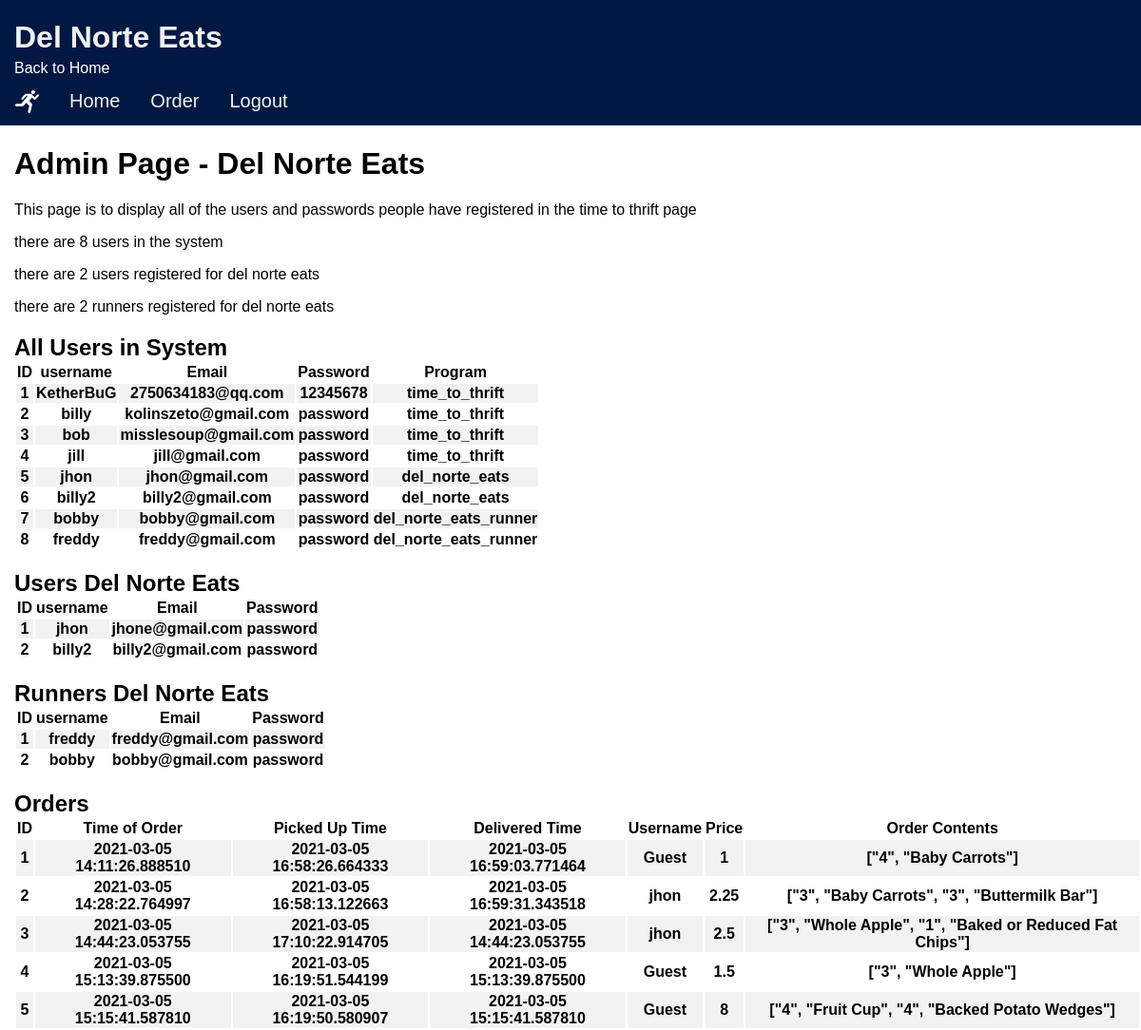
Before: /easter_egg/admin (signed in) with the older database file.
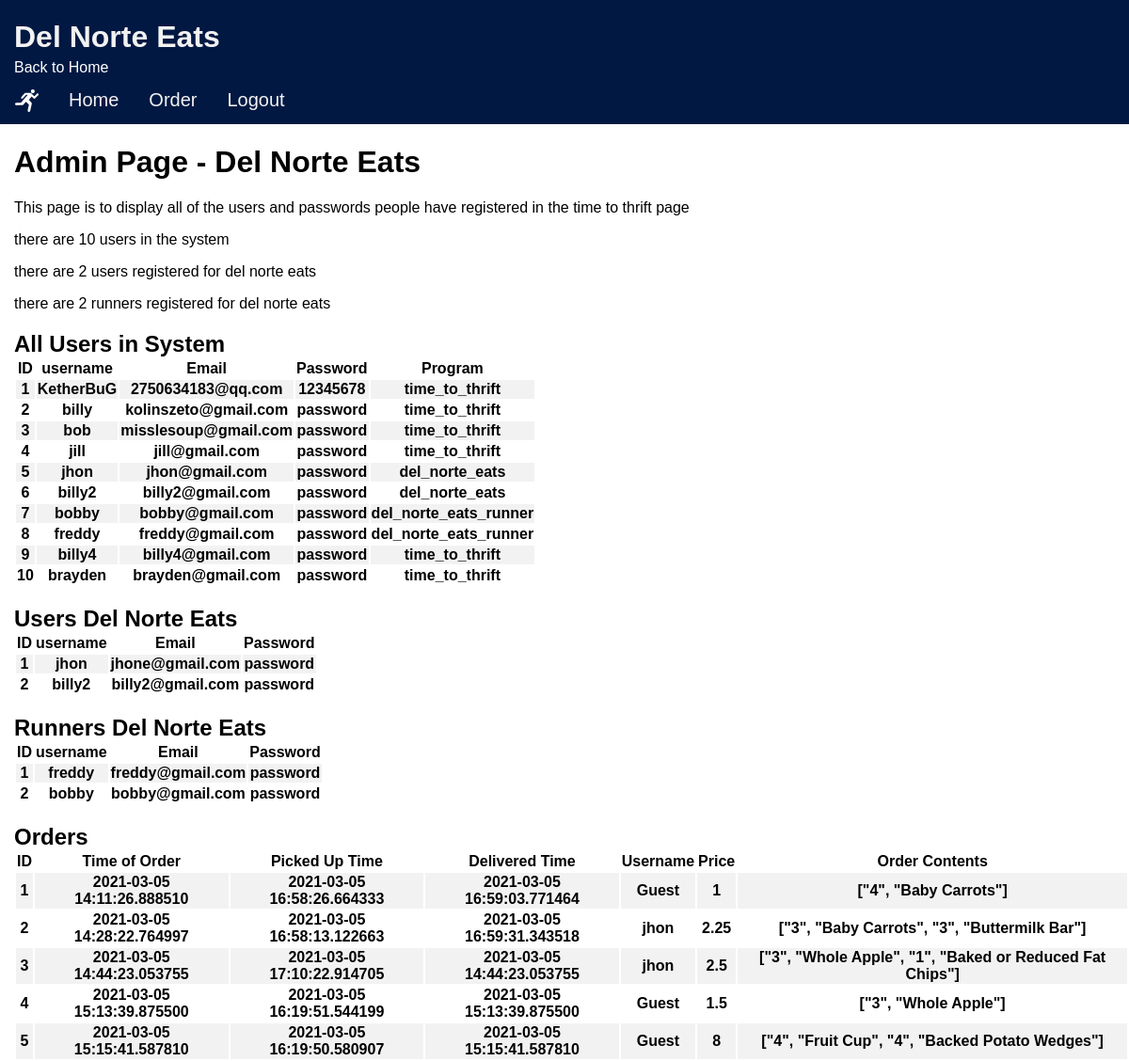
After: the same page with the newer database file.
### models/module.py (models this page shows, shortened)
class userDN(db.Model, UserMixin):
    id = db.Column(db.Integer, primary_key=True)
    username = db.Column(db.String(15), unique=True)
    email = db.Column(db.String(50))
    password = db.Column(db.String(80))
    program = db.Column(db.String(50))
    pass

class userEE(db.Model):
    id = db.Column(db.Integer, primary_key=True)
    username = db.Column(db.String(15), unique=True)
    email = db.Column(db.String(50), unique=True)
    password = db.Column(db.String(80), nullable=False)
    pass

class userRR(db.Model):
    id = db.Column(db.Integer, primary_key=True)
    username = db.Column(db.String(15), unique=True)
    email = db.Column(db.String(50), unique=True)
    password = db.Column(db.String(80), nullable=False)
    pass

class orderEE(db.Model):
    id = db.Column(db.Integer, nullable=True)
    username = db.Column(db.String(15))
    price = db.Column(db.Integer, unique=False, nullable=False)
    order_contents = db.Column(db.String(1000), unique=False, nullable=False)
    time = db.Column(db.DateTime, primary_key=True)
    picked_up = db.Column(db.DateTime)
    delivered = db.Column(db.DateTime)
    pass

### views/easter_egg/view.py (the view)
@easter_egg_bp.route('/admin')
def admin_page():
    return render_template('easter_egg/admin_page.html', user_table=user_records, all_table=everybody, order_table=order_records, runner_table = runner_records)

### models/login.py (called while the page is built)
@login_manager.user_loader
def load_user_DN(user_id):
    return userDN.query.get(int(user_id))

### views/easter_egg/templates/easter_egg/admin_page.html (shortened to what this page needs)
{% extends 'easter_egg/base_egg.html' %}
{% block content %}
<body>
<div style="margin-left: 15px;">
    <h1>Admin Page - Del Norte Eats</h1>
    <p>This page is to display all of the users and passwords people have registered in the time to thrift page</p>
    <p>there are <span>{{all_table|length}}</span> users in the system</p>
    <p>there are <span>{{user_table|length}}</span> users registered for del norte eats</p>
    <p>there are <span>{{runner_table|length}}</span> runners registered for del norte eats</p>
    <h2>All Users in System</h2>
    <table id="user_table2">
        <tr>
            <th>ID</th>
            <th>username</th>
            <th>Email</th>
            <th>Password</th>
            <th>Program</th>
        </tr>
        {% for row in all_table %}
        <tr>
            <th>{{ row['id'] }}</th>
            <th>{{ row['username'] }}</th>
            <th>{{ row['email'] }}</th>
            <th>{{ row['password'] }}</th>
            <th>{{ row['program'] }}</th>
        </tr>
        {% endfor %}
    </table>
    <h2>Users Del Norte Eats</h2>
    <table id="user_table">
        <tr>
            <th>ID</th>
            <th>username</th>
            <th>Email</th>
            <th>Password</th>
        </tr>
        {% for row in user_table %}
        <tr>
            <th>{{ row['id'] }}</th>
            <th>{{ row['username'] }}</th>
            <th>{{ row['email'] }}</th>
            <th>{{ row['password'] }}</th>
        </tr>
        {% endfor %}
    </table>
    <h2>Runners Del Norte Eats</h2>
    <table>
        <tr>
            <th>ID</th>
            <th>username</th>
            <th>Email</th>
            <th>Password</th>
        </tr>
        {% for row in runner_table %}
        <tr>
            <th>{{ row['id'] }}</th>
            <th>{{ row['username'] }}</th>
            <th>{{ row['email'] }}</th>
            <th>{{ row['password'] }}</th>
        </tr>
        {% endfor %}
    </table>
    <h2>Orders</h2>
    <table id="order_table">
        <tr>
            <th>ID</th>
            <th>Time of Order</th>
            <th>Picked Up Time</th>
            <th>Delivered Time</th>
            <th>Username</th>
            <th>Price</th>
            <th>Order Contents</th>
        </tr>
        {% for row in order_table %}
        <tr>
            <th>{{ row['id'] }}</th>
            <th>{{ row['time'] }}</th>
            <th>{{ row['picked up'] }}</th>
            <th>{{ row['delivered'] }}</th>
            <th>{{ row['username'] }}</th>
            <th>{{ row['price'] }}</th>
            <th>{{ row['order contents'] }}</th>
                    </tr>
        {% endfor %}
    </table>
</div>
</body>
{% endblock %}

Changed rows visible on the page:
added userDN: id "9", username "billy4", email "billy4@gmail.com", password "password", program "time_to_thrift"
added userDN: id "10", username "brayden", email "brayden@gmail.com", password "password", program "time_to_thrift"
Other visible differences:
{{ all_table|length }}: "8" → "10"
